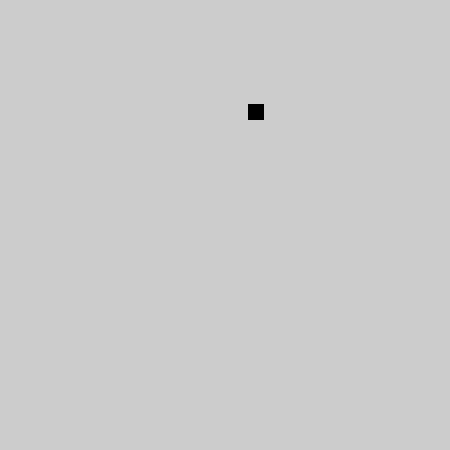
Frame 1 (no input)
Frame 60 (the mouse pressed at the canvas centre just before this capture): identical to frame 1, image omitted
Frame 120 (the mouse held since frame 60 and released just before this capture): identical to frame 1, image omitted

The Processing sketch that drew this single still picture (run headless with seeded random() and noise(); from frame 60 on, the mouse is pressed at the canvas centre):

// Processing sketch: Snake2
// ── Snake2.pde
int direction=0;
int snakeSize=4;
int time=0;
int[] sHeadX= new int[2500];
int[] sHeadY= new int[2500];
int foodX=(round(random(47))+1)*8;
int foodY=(round(random(47))+1)*8;

boolean retry=true;
boolean stop=false;
void setup()
{
  size(450,450);
  textAlign(CENTER);
}




void draw()
{

  time+=1;
  fill(0,0,0);
  stroke(0);
  rect(foodX,foodY,15,15);
  fill(0);
  stroke(0);
  
}




void keyPressed()
{
  if (key == CODED)
  {
    if (keyCode == UP && direction!=270 && (sHeadY[1]-8)!=sHeadY[2])
    {
      direction=90;
    }
    if (keyCode == DOWN && direction!=90 && (sHeadY[1]+8)!=sHeadY[2])
    {
      direction=270;
    }if (keyCode == LEFT && direction!=0 && (sHeadX[1]-8)!=sHeadX[2])
    {
      direction=180;
    }if (keyCode == RIGHT && direction!=180 && (sHeadX[1]+8)!=sHeadX[2])
    {
      direction=0;
    }
  } 
}

void move()
{
  for(int i=snakeSize;i>0;i--)
  {
    if (i!=1)
    {
      //shift back by 1 array
      sHeadX[i]=sHeadX[i-1];
      sHeadY[i]=sHeadY[i-1];
    }
    else
    {
      //set new spot for snake head
      switch(direction)
      {
        case 0:
        sHeadX[1]+=8;
        break;
        case 90:
        sHeadY[1]-=8;
        break;
        case 180:
        sHeadX[1]-=8;
        break;
        case 270:
        sHeadY[1]+=8;
        break;
      }
    }
  }
  
}


void display()
{
  if (sHeadX[1]==foodX && sHeadY[1]==foodY) // is snake hitting food
  {
    snakeSize+=round(random(3)+1); //spawn food
    retry=true;
    while(retry)
    {
      foodX=(round(random(47))+1)*8;
      foodY=(round(random(47))+1)*8;
      for(int i=1;i<snakeSize;i++)
      {
        
        if (foodX==sHeadX[i] && foodY==sHeadY[i])
        {
          retry=true;
        }
        else
        {
          retry=false;
          i=1000;
        }
      }
    }
  }
  stroke(255);
  fill(0);
  rect(sHeadX[1],sHeadY[1],15,15);
  fill(255);
  rect(sHeadX[snakeSize],sHeadY[snakeSize],15,15);
  
}
  
    
    
    
    
    
    
